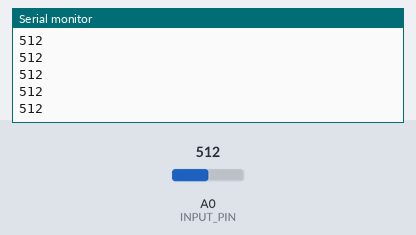
Recording of a sketch running on a simulated Arduino Uno, built with avr-gcc and run on an emulated ATmega328P. Parts: the last lines printed to the serial monitor. The inputs (shaded band) are chosen by the test bench; at power-on: A0 (INPUT_PIN) = 512.

Above: at 1.2 s.
1.3 s: A0 (INPUT_PIN) set to 716
At 2.1 s:
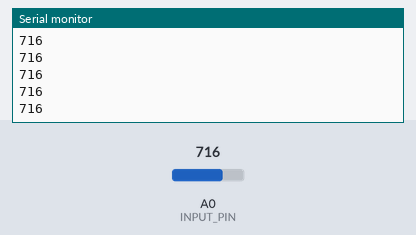
2.8 s: A0 (INPUT_PIN) set to 900
At 3.7 s:
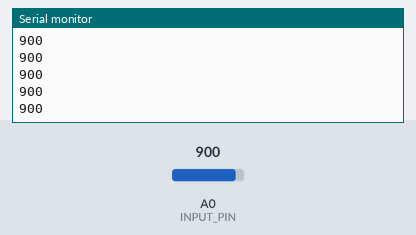
Timing chart, 0 to 5.0 s (numbered marks = the images above; inputs shaded):
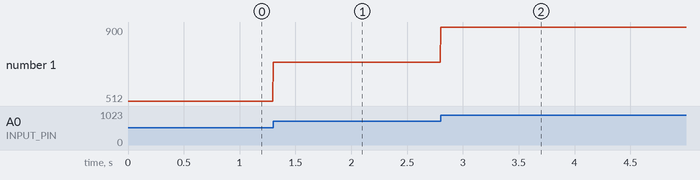

The sketch:

emg_stream.ino
```cpp
// ReGain - stream EMG samples from the BioAmp EXG Pill
// Wiring: Pill OUT -> A0, Pill VCC -> 5V, Pill GND -> GND
#define SAMPLE_RATE 500
#define BAUD_RATE   115200
#define INPUT_PIN   A0

unsigned long nextSample = 0;


void setup() {
  Serial.begin(BAUD_RATE);
  nextSample = micros();
}

void loop() {
  unsigned long now = micros();
  if ((long)(now - nextSample) >= 0) {          // time for the next sample?
    nextSample += 1000000UL / SAMPLE_RATE;      // schedule the one after (every 2 ms)
    Serial.println(analogRead(INPUT_PIN));
  }
}
```

Measured:
- after the input at 1.3 s, the serial monitor: prints a new line at once (image 1)
- after the input at 2.8 s, the serial monitor: prints a new line at once (image 2)
- plotted number 1: 512 → 716 after the input at 1.3 s, 716 → 900 after the input at 2.8 s
